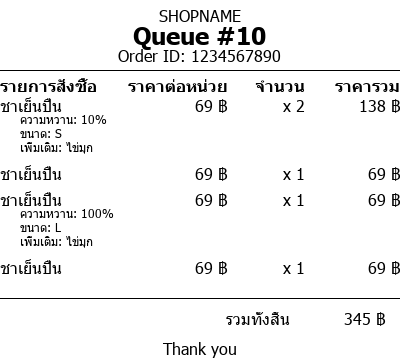
#> input picture receipt.png, 400 x 360 px
$ python slip_on_pi.py
#> lines starting #> are read from the running program, lines starting #| are printed output that depends on the picture; after the words box and inside, x2 and y2 are one past the last pixel; in counts of white or black regions, pixels touching at a corner belong together
import os
import platform
from PIL import Image
import tempfile

if platform.system() == "Linux":
    import cups

def print_image(image_path):
#> called with image_path = 'receipt.png'
    try:
        # Open the image
        image = Image.open(image_path)
#> image is the input picture: PIL image 400x360 RGB; min 0, max 255, mean 241

        # Convert the image to monochrome (1-bit)
        image = image.convert('1')
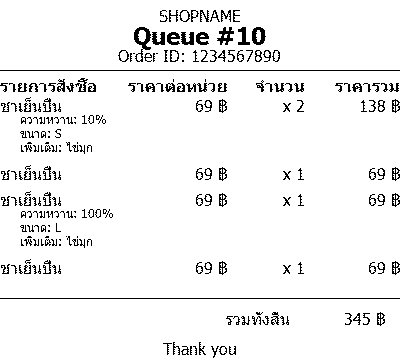
#> image: PIL image 400x360 1; 94.5% white; black in thin lines or dots

        # Resize image if needed (adjust width according to your printer's specs)
        MAX_WIDTH = 384  # Standard width for many thermal printers
        if image.size[0] > MAX_WIDTH:
            ratio = MAX_WIDTH / float(image.size[0])
#> ratio = 0.96
            height = int(float(image.size[1]) * ratio)
#> height = 345
            image = image.resize((MAX_WIDTH, height), Image.Resampling.LANCZOS)
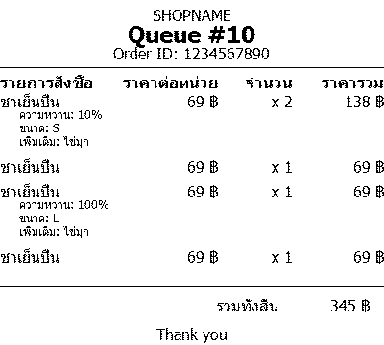
#> image: PIL image 384x345 1; 94.5% white; black in thin lines or dots

        system_name = platform.system()

        if system_name == "Windows":
            # Windows printing using win32print (unchanged)
            pass

        elif system_name == "Linux":
            # Directly send ESC/POS commands to the printer
            printer_device = "/dev/usb/lp0"  # Check with `ls /dev/usb/`
            if not os.path.exists(printer_device):
                raise Exception("Printer device not found at /dev/usb/lp0. Check `ls /dev/usb/`.")

            with open(printer_device, "wb") as printer:
                # Initialize printer
                printer.write(bytes([0x1B, 0x40]))  # ESC @

                # Convert image to bytes
                pixels = list(image.getdata())
                width, height = image.size
                bytes_per_line = (width + 7) // 8
                raster_mode = bytes([0x1D, 0x76, 0x30, 0x00])
                header = raster_mode + bytes([bytes_per_line & 0xFF, bytes_per_line >> 8, height & 0xFF, height >> 8])
                printer.write(header)

                # Convert to byte data
                bytes_data = bytearray()
                for y in range(height):
                    for x in range(0, width, 8):
                        byte = 0
                        for bit in range(8):
                            if x + bit < width:
                                if pixels[y * width + x + bit] == 0:
                                    byte |= (1 << (7 - bit))
                        bytes_data.append(byte)

                printer.write(bytes(bytes_data))

                # Feed and cut paper
                printer.write(bytes([0x1B, 0x64, 0x05]))  # Feed 5 lines

            print(f"Successfully sent {image_path} to printer at {printer_device}")

    except Exception as e:
        print(f"Error printing image: {str(e)}")

if __name__ == "__main__":
    print_image("receipt.png")

$ run again, with a.png copied over receipt.png
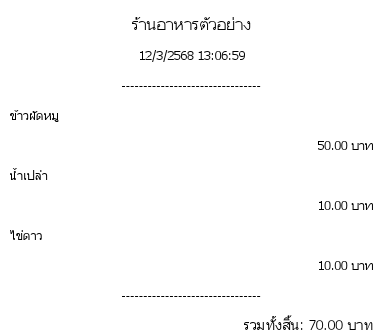
#> input picture a.png, 384 x 330 px
#> in print_image, image is the input picture: PIL image 384x330 L; min 0, max 255, mean 251.3
#> in print_image, `image = image.convert('1')`:
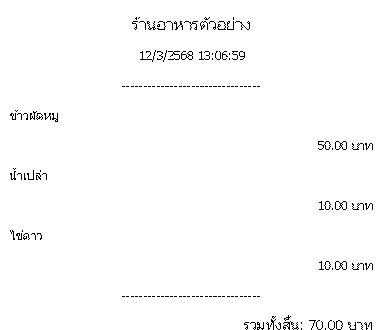
#> image: PIL image 384x330 1; 98.6% white; black in thin lines or dots, all inside (x1, y1, x2, y2) = (10, 17, 373, 330)
